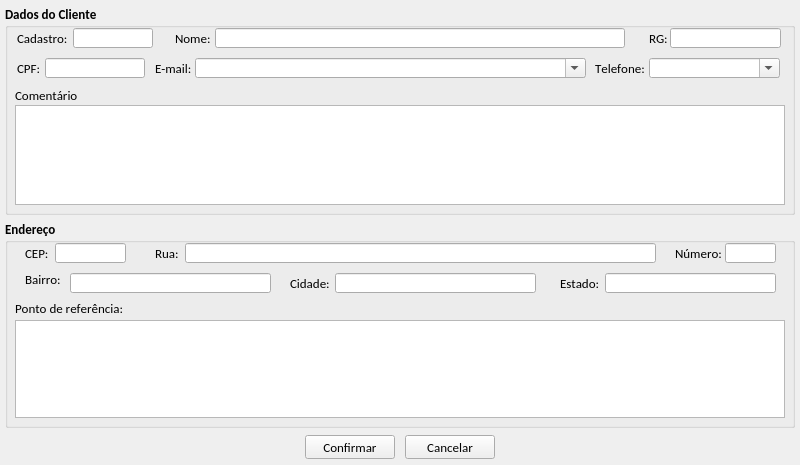
<?xml version="1.0" encoding="UTF-8"?>
<ui version="4.0">
 <class>tela_cadastro_cliente</class>
 <widget class="QMainWindow" name="tela_cadastro_cliente">
  <property name="windowModality">
   <enum>Qt::ApplicationModal</enum>
  </property>
  <property name="geometry">
   <rect>
    <x>0</x>
    <y>0</y>
    <width>800</width>
    <height>465</height>
   </rect>
  </property>
  <property name="maximumSize">
   <size>
    <width>800</width>
    <height>465</height>
   </size>
  </property>
  <property name="windowTitle">
   <string>Cadastrar novo Cliente</string>
  </property>
  <property name="windowIcon">
   <iconset resource="imagens.qrc">
    <normaloff>:/img/logo_sex.png</normaloff>:/img/logo_sex.png</iconset>
  </property>
  <widget class="QWidget" name="centralwidget">
   <widget class="QGroupBox" name="gb_dados_cliente">
    <property name="geometry">
     <rect>
      <x>5</x>
      <y>5</y>
      <width>790</width>
      <height>210</height>
     </rect>
    </property>
    <property name="font">
     <font>
      <family>Calibri</family>
      <pointsize>10</pointsize>
      <weight>75</weight>
      <bold>true</bold>
      <kerning>false</kerning>
     </font>
    </property>
    <property name="title">
     <string>Dados do Cliente</string>
    </property>
    <widget class="QLabel" name="lb_telefone">
     <property name="geometry">
      <rect>
       <x>590</x>
       <y>53</y>
       <width>51</width>
       <height>20</height>
      </rect>
     </property>
     <property name="font">
      <font>
       <family>Calibri</family>
       <pointsize>10</pointsize>
       <weight>50</weight>
       <bold>false</bold>
       <kerning>false</kerning>
      </font>
     </property>
     <property name="text">
      <string>Telefone:</string>
     </property>
    </widget>
    <widget class="QComboBox" name="cb_telefone">
     <property name="geometry">
      <rect>
       <x>644</x>
       <y>53</y>
       <width>131</width>
       <height>20</height>
      </rect>
     </property>
     <property name="maximumSize">
      <size>
       <width>16777215</width>
       <height>20</height>
      </size>
     </property>
     <property name="font">
      <font>
       <family>Calibri</family>
       <pointsize>10</pointsize>
       <weight>50</weight>
       <bold>false</bold>
       <kerning>false</kerning>
      </font>
     </property>
     <property name="editable">
      <bool>true</bool>
     </property>
    </widget>
    <widget class="QLabel" name="lb_numero_cliente">
     <property name="geometry">
      <rect>
       <x>12</x>
       <y>23</y>
       <width>58</width>
       <height>20</height>
      </rect>
     </property>
     <property name="maximumSize">
      <size>
       <width>120</width>
       <height>20</height>
      </size>
     </property>
     <property name="font">
      <font>
       <family>Calibri</family>
       <pointsize>10</pointsize>
       <weight>50</weight>
       <bold>false</bold>
       <kerning>false</kerning>
      </font>
     </property>
     <property name="text">
      <string>Cadastro:</string>
     </property>
    </widget>
    <widget class="QLineEdit" name="le_numero_cadastro">
     <property name="geometry">
      <rect>
       <x>68</x>
       <y>23</y>
       <width>80</width>
       <height>20</height>
      </rect>
     </property>
     <property name="minimumSize">
      <size>
       <width>80</width>
       <height>20</height>
      </size>
     </property>
     <property name="maximumSize">
      <size>
       <width>65</width>
       <height>20</height>
      </size>
     </property>
     <property name="font">
      <font>
       <family>Calibri</family>
       <pointsize>10</pointsize>
       <weight>50</weight>
       <bold>false</bold>
       <kerning>false</kerning>
      </font>
     </property>
     <property name="text">
      <string/>
     </property>
     <property name="maxLength">
      <number>10</number>
     </property>
     <property name="cursorPosition">
      <number>0</number>
     </property>
     <property name="readOnly">
      <bool>false</bool>
     </property>
    </widget>
    <widget class="QLabel" name="lb_nome">
     <property name="geometry">
      <rect>
       <x>170</x>
       <y>23</y>
       <width>39</width>
       <height>20</height>
      </rect>
     </property>
     <property name="maximumSize">
      <size>
       <width>40</width>
       <height>20</height>
      </size>
     </property>
     <property name="font">
      <font>
       <family>Calibri</family>
       <pointsize>10</pointsize>
       <weight>50</weight>
       <bold>false</bold>
       <kerning>false</kerning>
      </font>
     </property>
     <property name="text">
      <string>Nome:</string>
     </property>
    </widget>
    <widget class="QLineEdit" name="le_nome">
     <property name="geometry">
      <rect>
       <x>210</x>
       <y>23</y>
       <width>410</width>
       <height>20</height>
      </rect>
     </property>
     <property name="sizePolicy">
      <sizepolicy hsizetype="Fixed" vsizetype="Fixed">
       <horstretch>0</horstretch>
       <verstretch>0</verstretch>
      </sizepolicy>
     </property>
     <property name="minimumSize">
      <size>
       <width>410</width>
       <height>20</height>
      </size>
     </property>
     <property name="maximumSize">
      <size>
       <width>410</width>
       <height>20</height>
      </size>
     </property>
     <property name="font">
      <font>
       <family>Calibri</family>
       <pointsize>10</pointsize>
       <weight>50</weight>
       <bold>false</bold>
       <kerning>false</kerning>
      </font>
     </property>
     <property name="text">
      <string/>
     </property>
     <property name="maxLength">
      <number>60</number>
     </property>
     <property name="readOnly">
      <bool>false</bool>
     </property>
    </widget>
    <widget class="QLabel" name="lb_cpf">
     <property name="geometry">
      <rect>
       <x>12</x>
       <y>53</y>
       <width>27</width>
       <height>20</height>
      </rect>
     </property>
     <property name="font">
      <font>
       <family>Calibri</family>
       <pointsize>10</pointsize>
       <weight>50</weight>
       <bold>false</bold>
       <kerning>false</kerning>
      </font>
     </property>
     <property name="text">
      <string>CPF:</string>
     </property>
    </widget>
    <widget class="QLineEdit" name="le_cpf">
     <property name="geometry">
      <rect>
       <x>40</x>
       <y>53</y>
       <width>100</width>
       <height>20</height>
      </rect>
     </property>
     <property name="sizePolicy">
      <sizepolicy hsizetype="Fixed" vsizetype="Fixed">
       <horstretch>0</horstretch>
       <verstretch>0</verstretch>
      </sizepolicy>
     </property>
     <property name="minimumSize">
      <size>
       <width>100</width>
       <height>20</height>
      </size>
     </property>
     <property name="maximumSize">
      <size>
       <width>100</width>
       <height>20</height>
      </size>
     </property>
     <property name="font">
      <font>
       <family>Calibri</family>
       <pointsize>10</pointsize>
       <weight>50</weight>
       <bold>false</bold>
       <kerning>false</kerning>
      </font>
     </property>
     <property name="text">
      <string/>
     </property>
     <property name="maxLength">
      <number>14</number>
     </property>
     <property name="readOnly">
      <bool>false</bool>
     </property>
    </widget>
    <widget class="QLabel" name="lb_rg">
     <property name="geometry">
      <rect>
       <x>644</x>
       <y>23</y>
       <width>20</width>
       <height>20</height>
      </rect>
     </property>
     <property name="font">
      <font>
       <family>Calibri</family>
       <pointsize>10</pointsize>
       <weight>50</weight>
       <bold>false</bold>
       <kerning>false</kerning>
      </font>
     </property>
     <property name="text">
      <string>RG:</string>
     </property>
    </widget>
    <widget class="QLineEdit" name="le_rg">
     <property name="geometry">
      <rect>
       <x>665</x>
       <y>23</y>
       <width>111</width>
       <height>20</height>
      </rect>
     </property>
     <property name="minimumSize">
      <size>
       <width>110</width>
       <height>20</height>
      </size>
     </property>
     <property name="maximumSize">
      <size>
       <width>120</width>
       <height>20</height>
      </size>
     </property>
     <property name="font">
      <font>
       <family>Calibri</family>
       <pointsize>10</pointsize>
       <weight>50</weight>
       <bold>false</bold>
       <kerning>false</kerning>
      </font>
     </property>
     <property name="text">
      <string/>
     </property>
     <property name="maxLength">
      <number>15</number>
     </property>
     <property name="cursorPosition">
      <number>0</number>
     </property>
     <property name="readOnly">
      <bool>false</bool>
     </property>
    </widget>
    <widget class="QLabel" name="lb_email">
     <property name="geometry">
      <rect>
       <x>150</x>
       <y>53</y>
       <width>41</width>
       <height>20</height>
      </rect>
     </property>
     <property name="font">
      <font>
       <family>Calibri</family>
       <pointsize>10</pointsize>
       <weight>50</weight>
       <bold>false</bold>
       <kerning>false</kerning>
      </font>
     </property>
     <property name="text">
      <string>E-mail:</string>
     </property>
    </widget>
    <widget class="QComboBox" name="cb_email">
     <property name="geometry">
      <rect>
       <x>190</x>
       <y>53</y>
       <width>391</width>
       <height>20</height>
      </rect>
     </property>
     <property name="maximumSize">
      <size>
       <width>450</width>
       <height>20</height>
      </size>
     </property>
     <property name="sizeIncrement">
      <size>
       <width>450</width>
       <height>20</height>
      </size>
     </property>
     <property name="font">
      <font>
       <family>Calibri</family>
       <pointsize>10</pointsize>
       <weight>50</weight>
       <bold>false</bold>
       <kerning>false</kerning>
      </font>
     </property>
     <property name="editable">
      <bool>true</bool>
     </property>
     <property name="maxCount">
      <number>60</number>
     </property>
    </widget>
    <widget class="QLabel" name="lb_comentario">
     <property name="geometry">
      <rect>
       <x>10</x>
       <y>80</y>
       <width>71</width>
       <height>20</height>
      </rect>
     </property>
     <property name="font">
      <font>
       <family>Calibri</family>
       <pointsize>10</pointsize>
       <weight>50</weight>
       <bold>false</bold>
       <kerning>false</kerning>
      </font>
     </property>
     <property name="text">
      <string>Comentário</string>
     </property>
    </widget>
    <widget class="QTextEdit" name="te_comentario">
     <property name="geometry">
      <rect>
       <x>10</x>
       <y>100</y>
       <width>770</width>
       <height>100</height>
      </rect>
     </property>
     <property name="font">
      <font>
       <weight>50</weight>
       <bold>false</bold>
      </font>
     </property>
     <property name="readOnly">
      <bool>false</bool>
     </property>
    </widget>
   </widget>
   <widget class="QGroupBox" name="gb_endereo">
    <property name="geometry">
     <rect>
      <x>5</x>
      <y>220</y>
      <width>790</width>
      <height>208</height>
     </rect>
    </property>
    <property name="font">
     <font>
      <family>Calibri</family>
      <pointsize>10</pointsize>
      <weight>75</weight>
      <bold>true</bold>
      <kerning>false</kerning>
     </font>
    </property>
    <property name="title">
     <string>Endereço</string>
    </property>
    <widget class="QLineEdit" name="le_cep">
     <property name="geometry">
      <rect>
       <x>50</x>
       <y>23</y>
       <width>71</width>
       <height>20</height>
      </rect>
     </property>
     <property name="maximumSize">
      <size>
       <width>100</width>
       <height>20</height>
      </size>
     </property>
     <property name="font">
      <font>
       <family>Calibri</family>
       <pointsize>10</pointsize>
       <weight>50</weight>
       <bold>false</bold>
       <kerning>false</kerning>
      </font>
     </property>
     <property name="text">
      <string/>
     </property>
     <property name="readOnly">
      <bool>false</bool>
     </property>
    </widget>
    <widget class="QLabel" name="lb_cep">
     <property name="geometry">
      <rect>
       <x>20</x>
       <y>23</y>
       <width>27</width>
       <height>20</height>
      </rect>
     </property>
     <property name="font">
      <font>
       <family>Calibri</family>
       <pointsize>10</pointsize>
       <weight>50</weight>
       <bold>false</bold>
       <kerning>false</kerning>
      </font>
     </property>
     <property name="text">
      <string>CEP:</string>
     </property>
    </widget>
    <widget class="QLabel" name="lb_rua">
     <property name="geometry">
      <rect>
       <x>150</x>
       <y>23</y>
       <width>31</width>
       <height>20</height>
      </rect>
     </property>
     <property name="font">
      <font>
       <family>Calibri</family>
       <pointsize>10</pointsize>
       <weight>50</weight>
       <bold>false</bold>
       <kerning>false</kerning>
      </font>
     </property>
     <property name="text">
      <string>Rua:</string>
     </property>
    </widget>
    <widget class="QLineEdit" name="le_rua">
     <property name="geometry">
      <rect>
       <x>180</x>
       <y>23</y>
       <width>471</width>
       <height>20</height>
      </rect>
     </property>
     <property name="font">
      <font>
       <pointsize>10</pointsize>
       <weight>50</weight>
       <bold>false</bold>
       <kerning>false</kerning>
      </font>
     </property>
     <property name="text">
      <string/>
     </property>
     <property name="maxLength">
      <number>50</number>
     </property>
     <property name="readOnly">
      <bool>false</bool>
     </property>
    </widget>
    <widget class="QLabel" name="lb_numero">
     <property name="geometry">
      <rect>
       <x>670</x>
       <y>23</y>
       <width>51</width>
       <height>20</height>
      </rect>
     </property>
     <property name="font">
      <font>
       <family>Calibri</family>
       <pointsize>10</pointsize>
       <weight>50</weight>
       <bold>false</bold>
       <kerning>false</kerning>
      </font>
     </property>
     <property name="text">
      <string>Número:</string>
     </property>
    </widget>
    <widget class="QLineEdit" name="le_numero">
     <property name="geometry">
      <rect>
       <x>720</x>
       <y>23</y>
       <width>51</width>
       <height>20</height>
      </rect>
     </property>
     <property name="font">
      <font>
       <pointsize>10</pointsize>
       <weight>50</weight>
       <bold>false</bold>
       <kerning>false</kerning>
      </font>
     </property>
     <property name="text">
      <string/>
     </property>
     <property name="maxLength">
      <number>5</number>
     </property>
     <property name="readOnly">
      <bool>false</bool>
     </property>
    </widget>
    <widget class="QLabel" name="lb_bairro">
     <property name="geometry">
      <rect>
       <x>20</x>
       <y>53</y>
       <width>46</width>
       <height>13</height>
      </rect>
     </property>
     <property name="font">
      <font>
       <weight>50</weight>
       <bold>false</bold>
       <kerning>false</kerning>
      </font>
     </property>
     <property name="text">
      <string>Bairro:</string>
     </property>
    </widget>
    <widget class="QLineEdit" name="le_bairro">
     <property name="geometry">
      <rect>
       <x>65</x>
       <y>53</y>
       <width>201</width>
       <height>20</height>
      </rect>
     </property>
     <property name="font">
      <font>
       <pointsize>10</pointsize>
       <weight>50</weight>
       <bold>false</bold>
       <kerning>false</kerning>
      </font>
     </property>
     <property name="text">
      <string/>
     </property>
     <property name="maxLength">
      <number>40</number>
     </property>
     <property name="readOnly">
      <bool>false</bool>
     </property>
    </widget>
    <widget class="QLabel" name="lb_cidade">
     <property name="geometry">
      <rect>
       <x>285</x>
       <y>53</y>
       <width>46</width>
       <height>21</height>
      </rect>
     </property>
     <property name="font">
      <font>
       <family>Calibri</family>
       <pointsize>10</pointsize>
       <weight>50</weight>
       <bold>false</bold>
       <kerning>false</kerning>
      </font>
     </property>
     <property name="text">
      <string>Cidade:</string>
     </property>
    </widget>
    <widget class="QLineEdit" name="le_cidade">
     <property name="geometry">
      <rect>
       <x>330</x>
       <y>53</y>
       <width>201</width>
       <height>20</height>
      </rect>
     </property>
     <property name="font">
      <font>
       <pointsize>10</pointsize>
       <weight>50</weight>
       <bold>false</bold>
       <kerning>false</kerning>
      </font>
     </property>
     <property name="text">
      <string/>
     </property>
     <property name="maxLength">
      <number>40</number>
     </property>
     <property name="cursorPosition">
      <number>0</number>
     </property>
     <property name="readOnly">
      <bool>false</bool>
     </property>
    </widget>
    <widget class="QLabel" name="lb_estado">
     <property name="geometry">
      <rect>
       <x>555</x>
       <y>53</y>
       <width>46</width>
       <height>20</height>
      </rect>
     </property>
     <property name="font">
      <font>
       <family>Calibri</family>
       <pointsize>10</pointsize>
       <weight>50</weight>
       <bold>false</bold>
       <kerning>false</kerning>
      </font>
     </property>
     <property name="text">
      <string>Estado:</string>
     </property>
    </widget>
    <widget class="QLineEdit" name="le_estado">
     <property name="geometry">
      <rect>
       <x>600</x>
       <y>53</y>
       <width>171</width>
       <height>20</height>
      </rect>
     </property>
     <property name="font">
      <font>
       <pointsize>10</pointsize>
       <weight>50</weight>
       <bold>false</bold>
       <kerning>false</kerning>
      </font>
     </property>
     <property name="text">
      <string/>
     </property>
     <property name="readOnly">
      <bool>false</bool>
     </property>
    </widget>
    <widget class="QLabel" name="lb_ponto_refe">
     <property name="geometry">
      <rect>
       <x>10</x>
       <y>78</y>
       <width>131</width>
       <height>20</height>
      </rect>
     </property>
     <property name="font">
      <font>
       <family>Calibri</family>
       <pointsize>10</pointsize>
       <weight>50</weight>
       <bold>false</bold>
       <kerning>false</kerning>
      </font>
     </property>
     <property name="text">
      <string>Ponto de referência:</string>
     </property>
    </widget>
    <widget class="QTextEdit" name="te_ponto_referencia">
     <property name="geometry">
      <rect>
       <x>10</x>
       <y>100</y>
       <width>770</width>
       <height>98</height>
      </rect>
     </property>
     <property name="font">
      <font>
       <weight>50</weight>
       <bold>false</bold>
      </font>
     </property>
     <property name="readOnly">
      <bool>false</bool>
     </property>
    </widget>
    <zorder>le_cep</zorder>
    <zorder>lb_cep</zorder>
    <zorder>lb_rua</zorder>
    <zorder>le_rua</zorder>
    <zorder>lb_numero</zorder>
    <zorder>le_numero</zorder>
    <zorder>lb_bairro</zorder>
    <zorder>le_bairro</zorder>
    <zorder>lb_cidade</zorder>
    <zorder>le_cidade</zorder>
    <zorder>lb_estado</zorder>
    <zorder>le_estado</zorder>
    <zorder>lb_ponto_refe</zorder>
    <zorder>te_ponto_referencia</zorder>
    <zorder></zorder>
    <zorder></zorder>
   </widget>
   <widget class="QPushButton" name="btn_confirmar">
    <property name="geometry">
     <rect>
      <x>305</x>
      <y>435</y>
      <width>90</width>
      <height>24</height>
     </rect>
    </property>
    <property name="minimumSize">
     <size>
      <width>0</width>
      <height>24</height>
     </size>
    </property>
    <property name="maximumSize">
     <size>
      <width>90</width>
      <height>24</height>
     </size>
    </property>
    <property name="font">
     <font>
      <family>Calibri</family>
      <pointsize>10</pointsize>
     </font>
    </property>
    <property name="text">
     <string>Confirmar</string>
    </property>
    <property name="icon">
     <iconset resource="imagens.qrc">
      <normaloff>:/img/1345902916_camera_test.png</normaloff>:/img/1345902916_camera_test.png</iconset>
    </property>
    <property name="iconSize">
     <size>
      <width>20</width>
      <height>20</height>
     </size>
    </property>
   </widget>
   <widget class="QPushButton" name="pushButton">
    <property name="geometry">
     <rect>
      <x>405</x>
      <y>435</y>
      <width>90</width>
      <height>24</height>
     </rect>
    </property>
    <property name="minimumSize">
     <size>
      <width>0</width>
      <height>24</height>
     </size>
    </property>
    <property name="maximumSize">
     <size>
      <width>90</width>
      <height>24</height>
     </size>
    </property>
    <property name="font">
     <font>
      <family>Calibri</family>
      <pointsize>10</pointsize>
     </font>
    </property>
    <property name="text">
     <string>Cancelar</string>
    </property>
    <property name="icon">
     <iconset resource="imagens.qrc">
      <normaloff>:/img/1345902747_button_cancel.png</normaloff>:/img/1345902747_button_cancel.png</iconset>
    </property>
    <property name="iconSize">
     <size>
      <width>20</width>
      <height>200</height>
     </size>
    </property>
   </widget>
  </widget>
 </widget>
 <resources>
  <include location="imagens.qrc"/>
 </resources>
 <connections/>
</ui>
